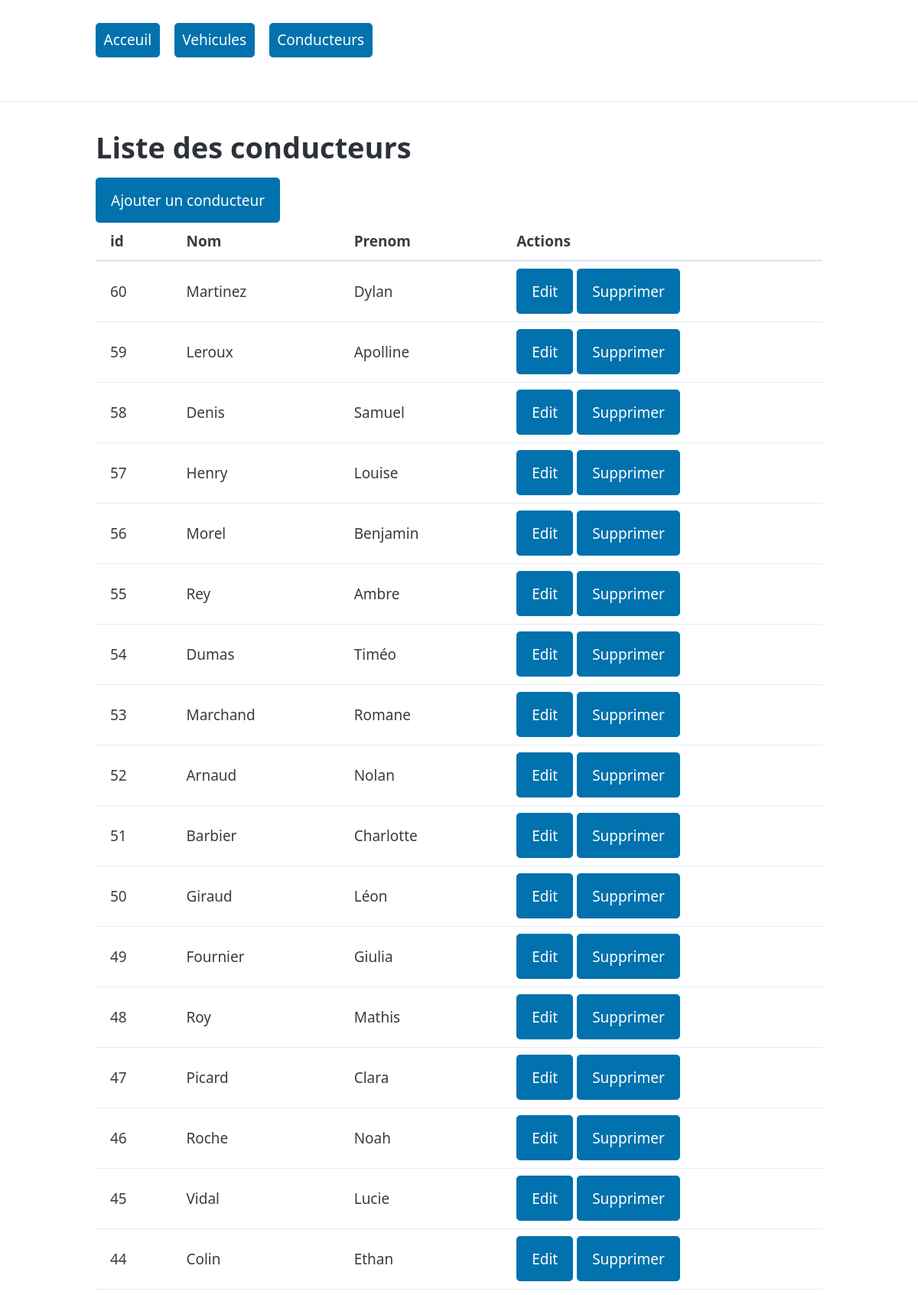
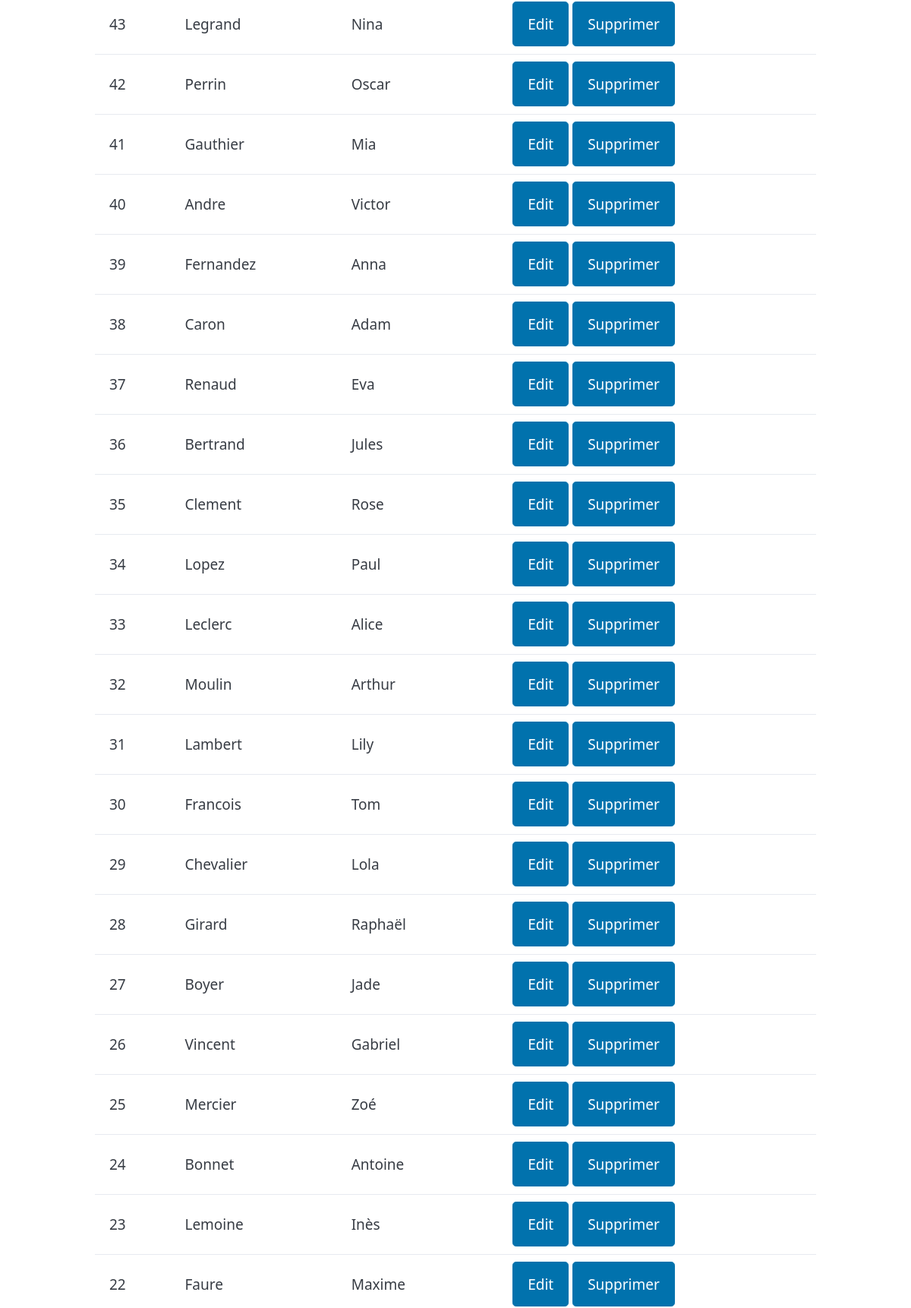
Screenshot of /conducteur/list-conducteur.php (upper part) with the database file from the repository (2 pictures, top to bottom).
### tables this page shows
CREATE TABLE `conducteur` (
  `id_conducteur` int(11) NOT NULL AUTO_INCREMENT,
  `nom` varchar(50) NOT NULL,
  `prenom` varchar(50) NOT NULL,
  PRIMARY KEY (`id_conducteur`)
);

### conducteur/list-conducteur.php (called while the page is built)
<?php
include dirname(__DIR__) . '/fonctions.php';
require dirname(__DIR__) . '/connexiondb.php';
$conducteurArray = listerConducteurs($pdo);
include PATH_PROJET . '/views/conducteur/list-conducteur-view.php';

### fonctions.php (called while the page is built, shortened)
<?php
function listerConducteurs($pdo)
{
    $sql = "SELECT * FROM conducteur ORDER BY id_conducteur DESC";
    $stmt = $pdo->prepare($sql);
    $stmt->execute();
    $conducteurs = $stmt->fetchAll();
    return $conducteurs;
}

### views/conducteur/list-conducteur-view.php (the view, shortened to what this page needs)
<?php
require PATH_PROJET . '/views/partials/header.php';
    ?>
    <h1>Liste des conducteurs</h1>
    <a href="<?= WEB_ROOT . '/conducteur/add-conducteur.php' ?>" role="button">Ajouter un conducteur</a>
    <table>
        <thead>
            <tr>
            <th>id</th>
            <th>Nom</th>
            <th>Prenom</th>
            <th>Actions</th>
            </tr>
        </thead>
        <tbody>
            <?php foreach ($conducteurArray as $conducteur) : ?>
                <tr>
                    <td><?= $conducteur['id_conducteur']; ?></td>
                    <td><?= $conducteur['nom']; ?></td>
                    <td><?= $conducteur['prenom']; ?></td>
                    <td>
                        <a href="<?= WEB_ROOT . '/conducteur/edit-conducteur.php?id=' . $conducteur['id_conducteur'] ?>" role="button">Edit</a>
                    <a href="<?= WEB_ROOT . '/conducteur/del-conducteur.php?id=' . $conducteur['id_conducteur'] ?>" role="button" onclick="return confirm('Etes vous certain de vouloir supprimer ce conducteur ?');">Supprimer</a>
                </td>
                </tr>
            <?php endforeach ?>
        </tbody>
    </table>
<?php require PATH_PROJET . '/views/partials/footer.php'; ?>

### views/partials/header.php (shortened to what this page needs)
<!DOCTYPE html>
<html lang="en">
<head>
    <link rel="stylesheet" href="<?= WEB_ROOT ?>/assets/css/pico.min.css">
    <link rel="stylesheet" href="<?= WEB_ROOT . '/assets/css/style.css' ?>">
</head>
<body>
    <header>
        <?php require PATH_PROJET . '/views/partials/nav.php' ?>
    </header>
    <hr>
    <main class="container">

### views/partials/nav.php
<nav class="container">
    <ul>
        <li><a href="<?= WEB_ROOT . '/index.php' ?>" role="button">Acceuil</a></li>
        <li><a href="<?= WEB_ROOT . '/vehicule/list-vehicule.php' ?>" role="button">Vehicules</a></li>
        <li><a href="<?= WEB_ROOT . '/conducteur/list-conducteur.php' ?>" role="button">Conducteurs</a></li>
    </ul>
</nav>

### views/partials/footer.php (shortened to what this page needs)
</main>
</body>
</html>

### rows the page displays
conducteur: id_conducteur "60", nom "Martinez", prenom "Dylan"
conducteur: id_conducteur "59", nom "Leroux", prenom "Apolline"
conducteur: id_conducteur "58", nom "Denis", prenom "Samuel"
conducteur: id_conducteur "57", nom "Henry", prenom "Louise"
conducteur: id_conducteur "56", nom "Morel", prenom "Benjamin"
conducteur: id_conducteur "55", nom "Rey", prenom "Ambre"
conducteur: id_conducteur "54", nom "Dumas", prenom "Timéo"
conducteur: id_conducteur "53", nom "Marchand", prenom "Romane"
conducteur: id_conducteur "52", nom "Arnaud", prenom "Nolan"
conducteur: id_conducteur "51", nom "Barbier", prenom "Charlotte"
conducteur: id_conducteur "50", nom "Giraud", prenom "Léon"
conducteur: id_conducteur "49", nom "Fournier", prenom "Giulia"
conducteur: id_conducteur "48", nom "Roy", prenom "Mathis"
conducteur: id_conducteur "47", nom "Picard", prenom "Clara"
conducteur: id_conducteur "46", nom "Roche", prenom "Noah"
conducteur: id_conducteur "45", nom "Vidal", prenom "Lucie"
conducteur: id_conducteur "44", nom "Colin", prenom "Ethan"
conducteur: id_conducteur "43", nom "Legrand", prenom "Nina"
conducteur: id_conducteur "42", nom "Perrin", prenom "Oscar"
conducteur: id_conducteur "41", nom "Gauthier", prenom "Mia"
conducteur: id_conducteur "40", nom "Andre", prenom "Victor"
conducteur: id_conducteur "39", nom "Fernandez", prenom "Anna"
conducteur: id_conducteur "38", nom "Caron", prenom "Adam"
conducteur: id_conducteur "37", nom "Renaud", prenom "Eva"
conducteur: id_conducteur "36", nom "Bertrand", prenom "Jules"
conducteur: id_conducteur "35", nom "Clement", prenom "Rose"
conducteur: id_conducteur "34", nom "Lopez", prenom "Paul"
conducteur: id_conducteur "33", nom "Leclerc", prenom "Alice"
conducteur: id_conducteur "32", nom "Moulin", prenom "Arthur"
conducteur: id_conducteur "31", nom "Lambert", prenom "Lily"
conducteur: id_conducteur "30", nom "Francois", prenom "Tom"
conducteur: id_conducteur "29", nom "Chevalier", prenom "Lola"
conducteur: id_conducteur "28", nom "Girard", prenom "Raphaël"
conducteur: id_conducteur "27", nom "Boyer", prenom "Jade"
conducteur: id_conducteur "26", nom "Vincent", prenom "Gabriel"
conducteur: id_conducteur "25", nom "Mercier", prenom "Zoé"
conducteur: id_conducteur "24", nom "Bonnet", prenom "Antoine"
conducteur: id_conducteur "23", nom "Lemoine", prenom "Inès"
conducteur: id_conducteur "22", nom "Faure", prenom "Maxime"
